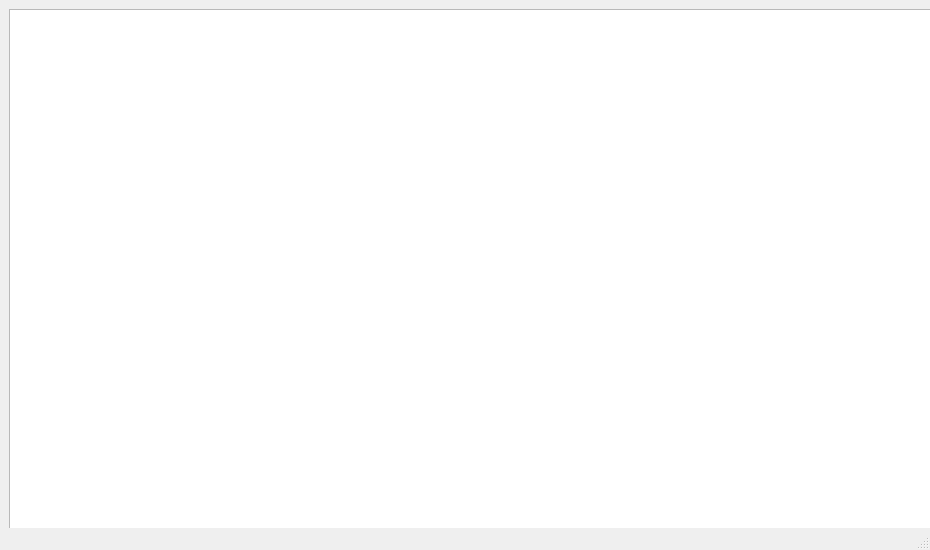
<?xml version="1.0" encoding="UTF-8"?>
<ui version="4.0">
 <class>MainWindow</class>
 <widget class="QMainWindow" name="MainWindow">
  <property name="geometry">
   <rect>
    <x>0</x>
    <y>0</y>
    <width>930</width>
    <height>550</height>
   </rect>
  </property>
  <property name="sizePolicy">
   <sizepolicy hsizetype="Preferred" vsizetype="Preferred">
    <horstretch>0</horstretch>
    <verstretch>0</verstretch>
   </sizepolicy>
  </property>
  <property name="windowTitle">
   <string>MainWindow</string>
  </property>
  <widget class="QWidget" name="centralwidget">
   <widget class="QSplitter" name="splitter">
    <property name="geometry">
     <rect>
      <x>9</x>
      <y>9</y>
      <width>4096</width>
      <height>1440</height>
     </rect>
    </property>
    <property name="orientation">
     <enum>Qt::Horizontal</enum>
    </property>
    <widget class="QTreeView" name="treeView">
     <property name="sizePolicy">
      <sizepolicy hsizetype="Expanding" vsizetype="Expanding">
       <horstretch>0</horstretch>
       <verstretch>0</verstretch>
      </sizepolicy>
     </property>
     <property name="minimumSize">
      <size>
       <width>200</width>
       <height>0</height>
      </size>
     </property>
    </widget>
    <widget class="QMdiArea" name="mdiArea">
     <property name="sizePolicy">
      <sizepolicy hsizetype="Expanding" vsizetype="Expanding">
       <horstretch>0</horstretch>
       <verstretch>0</verstretch>
      </sizepolicy>
     </property>
    </widget>
   </widget>
  </widget>
  <widget class="QMenuBar" name="menubar">
   <property name="geometry">
    <rect>
     <x>0</x>
     <y>0</y>
     <width>930</width>
     <height>22</height>
    </rect>
   </property>
  </widget>
  <widget class="QStatusBar" name="statusbar"/>
 </widget>
 <resources/>
 <connections/>
</ui>
